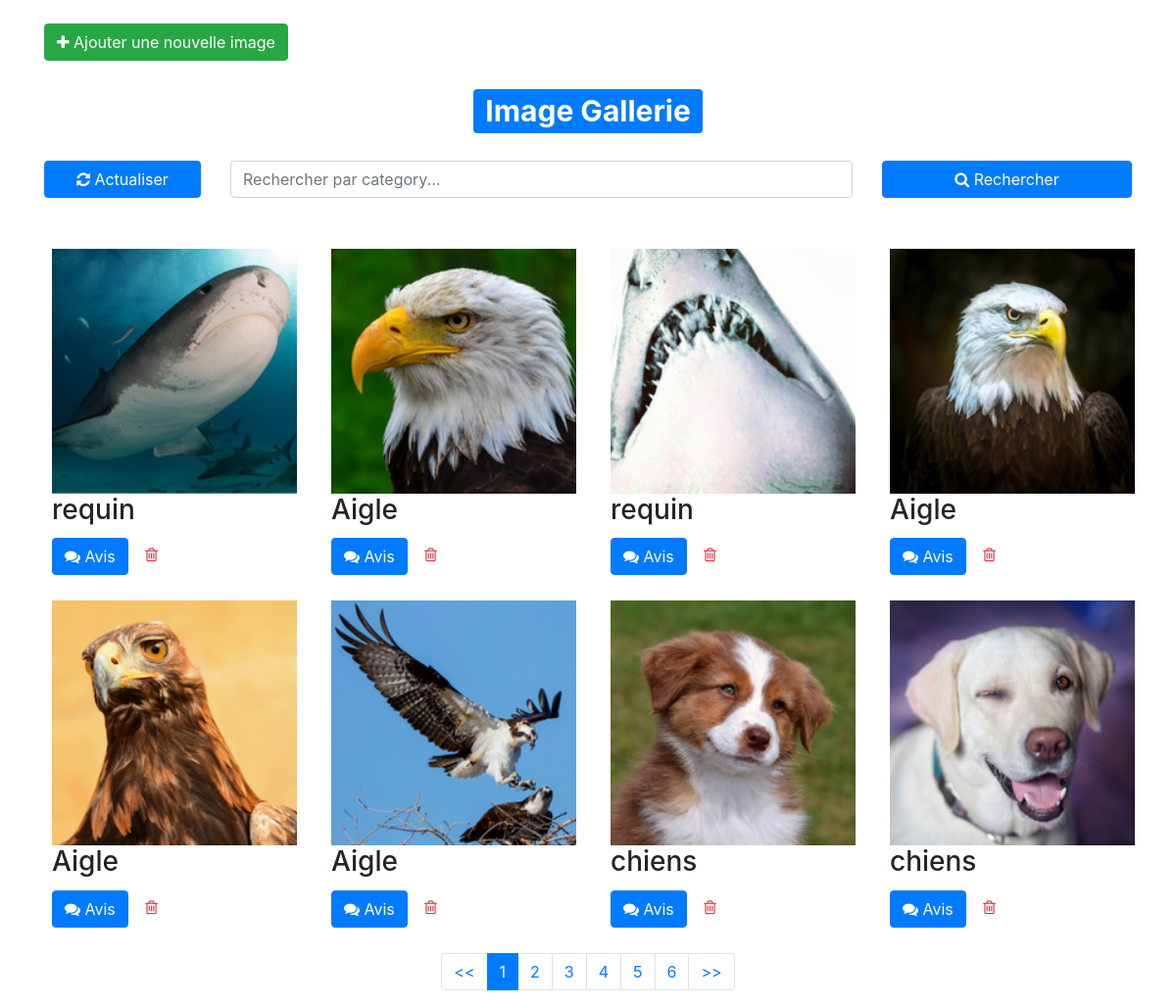
The page /view.php on the database its author committed.
### tables this page shows
CREATE TABLE IF NOT EXISTS `images` (
  `id` int(11) NOT NULL AUTO_INCREMENT,
  `name` varchar(100) NOT NULL,
  `image` varchar(255) NOT NULL,
  `title` varchar(100) DEFAULT NULL,
  `isdeleted` int(11) NOT NULL DEFAULT '0',
  PRIMARY KEY (`id`)
);

### view.php (the view, shortened to what this page needs)
<?php
$database = new Connection();
$db = $database->openConnection();
?>
<!DOCTYPE html>
<html lang="en">
<head>
	<link href="//maxcdn.bootstrapcdn.com/bootstrap/4.1.1/css/bootstrap.min.css" rel="stylesheet" id="bootstrap-css">
	<link href="https://maxcdn.bootstrapcdn.com/font-awesome/4.3.0/css/font-awesome.min.css" rel="stylesheet">
	<link rel="stylesheet" href="https://cdnjs.cloudflare.com/ajax/libs/magnific-popup.js/1.1.0/magnific-popup.css" />
</head>
<body>
	<?php
	$count = "SELECT COUNT(*) as nbr_img FROM images WHERE isdeleted !=1 ";
	$nbr_img = $db->prepare($count);
	$nbr_img->execute();
	$res_nbr = $nbr_img->fetch();
	@$page = $_GET['page'];
	if (empty($page))
		$page = 1;
	$nbr_per_page = 8;
	$nbr_de_page = ceil($res_nbr['nbr_img'] / $nbr_per_page);
	$debut = ($page - 1) * $nbr_per_page;
	?>
	<div class="container">
		<div class="section">
			<div class=" my-4">
				<a href="index" class="btn btn-success"><i class="fa fa-plus"></i> Ajouter une nouvelle image</a>
			</div>
			<div class="col-lg-12 text-center my-1">
				<h1><span class="badge bg-primary rounded-pill text-white">Image Gallerie</span></h1>
			</div>
			<form action="" class="mt-4" method="GET">
				<div class="row">
					<div class="col-lg-2 my-1">
						<a href="view.php" style="width: 100%;" class="btn btn-primary fw-bold text-white" id="back_glr"><i class="fa fa-refresh" aria-hidden="true"></i> Actualiser</a>
					</div>
					<div class="col-lg-7 my-1">
						<input type="text" name="recherch" class="form-control" placeholder="Rechercher par category...">
					</div>
					<div class="col-lg-3 my-1">
						<button class="btn btn-primary" type="submit" name="btn_search" style="width: 100%;"><i class="fa fa-search" aria-hidden="true"></i> Rechercher</button>
					</div>
				</div>
			</form>
		</div>
		<div class="section">
			<div class="portfolio-item row mt-5">
				<?php
				if (!isset($_GET['btn_search'])) {
					$stmt = $db->prepare("SELECT * from images where isdeleted != 1 limit $debut,$nbr_per_page");
					$stmt->execute();
					$imagelist = $stmt->fetchAll();
					foreach ($imagelist as $image) {
				?>
						<div class="col-sm-3 col-md-3">
							<div class="item selfie ml-2">
								<div class="thumbnail">
									<a href="<?php echo $image['image'] ?>" class="fancylight popup-btn" data-fancybox-group="light">
										<img style="height: 250px;" src="<?php echo $image['image'] ?>" alt="<?= $image['title'] ?>" title="<?= $image['title'] ?>">
									</a>
								</div>
								<div class="caption">
									<h3><?= $image['title'] ?></h3>
									<p>
										<a class="btn btn-primary text-white mt-1" href="comments?id=<?php echo $image['id'] ?>"><i class="fa fa-comments"></i> Avis</a>
										<a href="#myModal" role="button" class="btn text-danger" data-id="4" data-toggle="modal" data-toggle="modal" data-id_img="<?php echo $image['id'] ?>"><i class="fa fa-trash-o"></i></a>
									</p>
								</div>
							</div>
						</div>
					<?php
					}
					?>
			</div>
			<ul class="pagination justify-content-center">
				<?php
					if ($page > 1) {
						echo '<li class="page-item "><a class="page-link" href="?page=' . ($page - 1) . '"><<</a></li>';
					}else{
		                echo '<li class="page-item "><a class="page-link" href="javascript:void(0);"><<</a></li>';
					}
					for ($i = 1; $i <= $nbr_de_page; $i++) {
						if ($i == $page)
							$active = "active";
						else
							$active = "";
						if ($page != $i)
							echo "<li class=\"page-item \"><a class=\"page-link\" href=\"?page=$i\">$i</a></li>";
						else
							echo "<li class=\"$active page-item \"><a class=\"page-link\">$i</a></li>";
					}
					if ($nbr_de_page > $page) {
						echo '<li class="page-item "><a class="page-link" href="?page=' . ($page + 1) . '">>></a></li>';
					}else{
		                echo '<li class="page-item " ><a class="page-link" disabled ></a></li>';
					}
				?>
			</ul>
	<?php
				}
	?>
	</div>
	</div>
</body>
</html>

### view.php (style rules this page uses)
body { margin: 0; padding: 0; }
.portfolio-item .item { float: left; margin-bottom: 10px; }

### rows shown on the page
images: image (picture), title "requin"
images: image (picture), title "Aigle"
images: image (picture), title "requin"
images: image (picture), title "Aigle"
images: image (picture), title "Aigle"
images: image (picture), title "Aigle"
images: image (picture), title "chiens"
images: image (picture), title "chiens"
